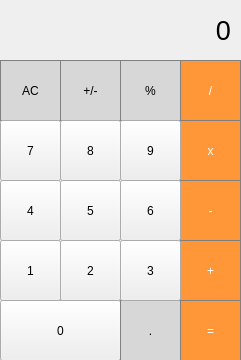
<?xml version="1.0" encoding="UTF-8"?>
<ui version="4.0">
 <class>MainWindow</class>
 <widget class="QMainWindow" name="MainWindow">
  <property name="geometry">
   <rect>
    <x>0</x>
    <y>0</y>
    <width>241</width>
    <height>360</height>
   </rect>
  </property>
  <property name="windowTitle">
   <string>MainWindow</string>
  </property>
  <widget class="QWidget" name="centralwidget">
   <widget class="QLabel" name="result_show">
    <property name="geometry">
     <rect>
      <x>10</x>
      <y>0</y>
      <width>221</width>
      <height>61</height>
     </rect>
    </property>
    <property name="font">
     <font>
      <pointsize>20</pointsize>
      <bold>false</bold>
     </font>
    </property>
    <property name="styleSheet">
     <string notr="true">QPushButton {
border: 1px solid gray;
}

QPushButton:pressed {
background-color: qlineargradient(x1: 0, y1: 0, x2: 0, y2: 0,
                                stop: 0 #dadbde, stop: 1 #f6f7fa);
}</string>
    </property>
    <property name="text">
     <string>&lt;html&gt;&lt;head/&gt;&lt;body&gt;&lt;p align=&quot;right&quot;&gt;0&lt;/p&gt;&lt;/body&gt;&lt;/html&gt;</string>
    </property>
   </widget>
   <widget class="QPushButton" name="pushButton_clear">
    <property name="geometry">
     <rect>
      <x>0</x>
      <y>60</y>
      <width>61</width>
      <height>61</height>
     </rect>
    </property>
    <property name="styleSheet">
     <string notr="true">QPushButton {
background-color: rgb(215, 215, 215);
border: 1px solid gray;
}

QPushButton:pressed {
background-color: qlineargradient(x1: 0, y1: 0, x2: 0, y2: 0,
                                stop: 0 #BEBEBE, stop: 1 #D7D7D7);
}</string>
    </property>
    <property name="text">
     <string>AC</string>
    </property>
   </widget>
   <widget class="QPushButton" name="pushButton_plus_minus">
    <property name="geometry">
     <rect>
      <x>60</x>
      <y>60</y>
      <width>61</width>
      <height>61</height>
     </rect>
    </property>
    <property name="styleSheet">
     <string notr="true">QPushButton {
background-color: rgb(215, 215, 215);
border: 1px solid gray;
}

QPushButton:pressed {
background-color: qlineargradient(x1: 0, y1: 0, x2: 0, y2: 0,
                                stop: 0 #BEBEBE, stop: 1 #D7D7D7);
}</string>
    </property>
    <property name="text">
     <string>+/-</string>
    </property>
   </widget>
   <widget class="QPushButton" name="pushButton_procent">
    <property name="geometry">
     <rect>
      <x>120</x>
      <y>60</y>
      <width>61</width>
      <height>61</height>
     </rect>
    </property>
    <property name="styleSheet">
     <string notr="true">QPushButton {
background-color: rgb(215, 215, 215);
border: 1px solid gray;
}

QPushButton:pressed {
background-color: qlineargradient(x1: 0, y1: 0, x2: 0, y2: 0,
                                stop: 0 #BEBEBE, stop: 1 #D7D7D7);
}</string>
    </property>
    <property name="text">
     <string>%</string>
    </property>
   </widget>
   <widget class="QPushButton" name="pushButton_divide">
    <property name="geometry">
     <rect>
      <x>180</x>
      <y>60</y>
      <width>61</width>
      <height>61</height>
     </rect>
    </property>
    <property name="styleSheet">
     <string notr="true">QPushButton {
background-color: rgb(255, 151, 57);
color: white;
border: 1px solid gray;
}

QPushButton:pressed {
background-color: qlineargradient(x1: 0, y1: 0, x2: 0, y2: 0,
                                stop: 0 #FF7832, stop: 1 #FF9739);
}</string>
    </property>
    <property name="text">
     <string>/</string>
    </property>
   </widget>
   <widget class="QPushButton" name="pushButton_mult">
    <property name="geometry">
     <rect>
      <x>180</x>
      <y>120</y>
      <width>61</width>
      <height>61</height>
     </rect>
    </property>
    <property name="styleSheet">
     <string notr="true">QPushButton {
background-color: rgb(255, 151, 57);
color: white;
border: 1px solid gray;
}

QPushButton:pressed {
background-color: qlineargradient(x1: 0, y1: 0, x2: 0, y2: 0,
                                stop: 0 #FF7832, stop: 1 #FF9739);
}</string>
    </property>
    <property name="text">
     <string>x</string>
    </property>
   </widget>
   <widget class="QPushButton" name="pushButton_7">
    <property name="geometry">
     <rect>
      <x>0</x>
      <y>120</y>
      <width>61</width>
      <height>61</height>
     </rect>
    </property>
    <property name="text">
     <string>7</string>
    </property>
   </widget>
   <widget class="QPushButton" name="pushButton_8">
    <property name="geometry">
     <rect>
      <x>60</x>
      <y>120</y>
      <width>61</width>
      <height>61</height>
     </rect>
    </property>
    <property name="text">
     <string>8</string>
    </property>
   </widget>
   <widget class="QPushButton" name="pushButton_9">
    <property name="geometry">
     <rect>
      <x>120</x>
      <y>120</y>
      <width>61</width>
      <height>61</height>
     </rect>
    </property>
    <property name="text">
     <string>9</string>
    </property>
   </widget>
   <widget class="QPushButton" name="pushButton_equal">
    <property name="geometry">
     <rect>
      <x>180</x>
      <y>300</y>
      <width>61</width>
      <height>61</height>
     </rect>
    </property>
    <property name="styleSheet">
     <string notr="true">QPushButton {
background-color: rgb(255, 151, 57);
color: white;
border: 1px solid gray;
}

QPushButton:pressed {
background-color: qlineargradient(x1: 0, y1: 0, x2: 0, y2: 0,
                                stop: 0 #FF7832, stop: 1 #FF9739);
}</string>
    </property>
    <property name="text">
     <string>=</string>
    </property>
   </widget>
   <widget class="QPushButton" name="pushButton_0">
    <property name="geometry">
     <rect>
      <x>0</x>
      <y>300</y>
      <width>121</width>
      <height>61</height>
     </rect>
    </property>
    <property name="text">
     <string>0</string>
    </property>
   </widget>
   <widget class="QPushButton" name="pushButton_dot">
    <property name="geometry">
     <rect>
      <x>120</x>
      <y>300</y>
      <width>61</width>
      <height>61</height>
     </rect>
    </property>
    <property name="styleSheet">
     <string notr="true">QPushButton {
background-color: rgb(215, 215, 215);
border: 1px solid gray;
}

QPushButton:pressed {
background-color: qlineargradient(x1: 0, y1: 0, x2: 0, y2: 0,
                                stop: 0 #BEBEBE, stop: 1 #D7D7D7);
}</string>
    </property>
    <property name="text">
     <string>.</string>
    </property>
   </widget>
   <widget class="QPushButton" name="pushButton_plus">
    <property name="geometry">
     <rect>
      <x>180</x>
      <y>240</y>
      <width>61</width>
      <height>61</height>
     </rect>
    </property>
    <property name="styleSheet">
     <string notr="true">QPushButton {
background-color: rgb(255, 151, 57);
color: white;
border: 1px solid gray;
}

QPushButton:pressed {
background-color: qlineargradient(x1: 0, y1: 0, x2: 0, y2: 0,
                                stop: 0 #FF7832, stop: 1 #FF9739);
}</string>
    </property>
    <property name="text">
     <string>+</string>
    </property>
   </widget>
   <widget class="QPushButton" name="pushButton_1">
    <property name="geometry">
     <rect>
      <x>0</x>
      <y>240</y>
      <width>61</width>
      <height>61</height>
     </rect>
    </property>
    <property name="text">
     <string>1</string>
    </property>
   </widget>
   <widget class="QPushButton" name="pushButton_2">
    <property name="geometry">
     <rect>
      <x>60</x>
      <y>240</y>
      <width>61</width>
      <height>61</height>
     </rect>
    </property>
    <property name="text">
     <string>2</string>
    </property>
   </widget>
   <widget class="QPushButton" name="pushButton_3">
    <property name="geometry">
     <rect>
      <x>120</x>
      <y>240</y>
      <width>61</width>
      <height>61</height>
     </rect>
    </property>
    <property name="text">
     <string>3</string>
    </property>
   </widget>
   <widget class="QPushButton" name="pushButton_minus">
    <property name="geometry">
     <rect>
      <x>180</x>
      <y>180</y>
      <width>61</width>
      <height>61</height>
     </rect>
    </property>
    <property name="styleSheet">
     <string notr="true">QPushButton {
background-color: rgb(255, 151, 57);
color: white;
border: 1px solid gray;
}

QPushButton:pressed {
background-color: qlineargradient(x1: 0, y1: 0, x2: 0, y2: 0,
                                stop: 0 #FF7832, stop: 1 #FF9739);
}</string>
    </property>
    <property name="text">
     <string>-</string>
    </property>
   </widget>
   <widget class="QPushButton" name="pushButton_4">
    <property name="geometry">
     <rect>
      <x>0</x>
      <y>180</y>
      <width>61</width>
      <height>61</height>
     </rect>
    </property>
    <property name="text">
     <string>4</string>
    </property>
   </widget>
   <widget class="QPushButton" name="pushButton_5">
    <property name="geometry">
     <rect>
      <x>60</x>
      <y>180</y>
      <width>61</width>
      <height>61</height>
     </rect>
    </property>
    <property name="text">
     <string>5</string>
    </property>
   </widget>
   <widget class="QPushButton" name="pushButton_6">
    <property name="geometry">
     <rect>
      <x>120</x>
      <y>180</y>
      <width>61</width>
      <height>61</height>
     </rect>
    </property>
    <property name="text">
     <string>6</string>
    </property>
   </widget>
  </widget>
 </widget>
 <resources/>
 <connections/>
</ui>
